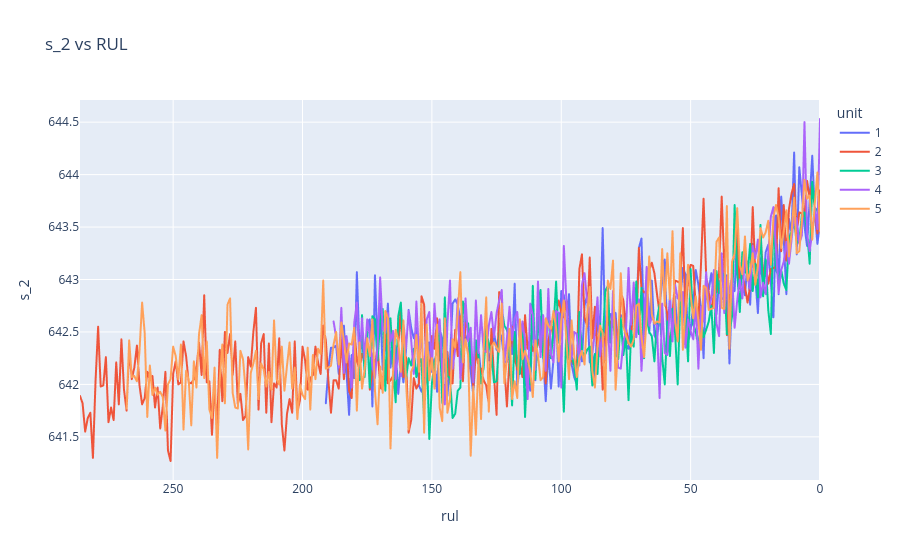
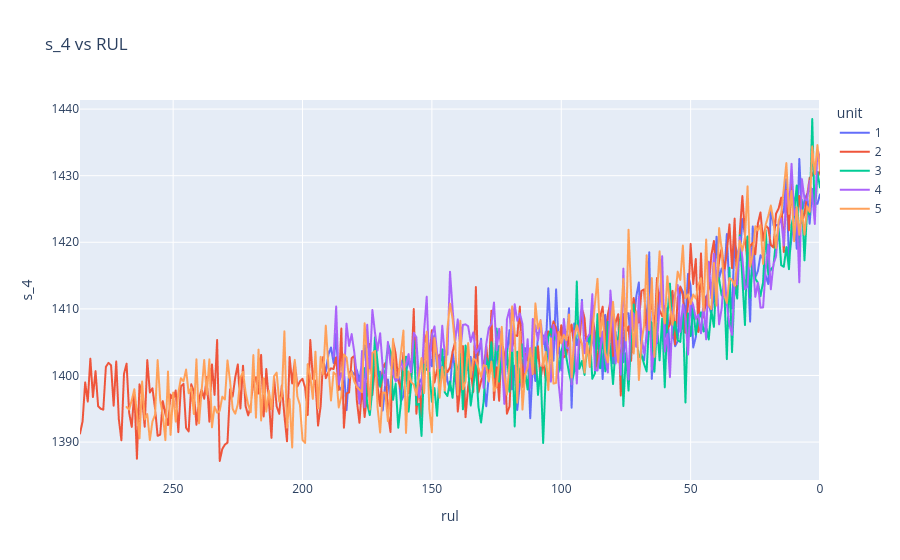
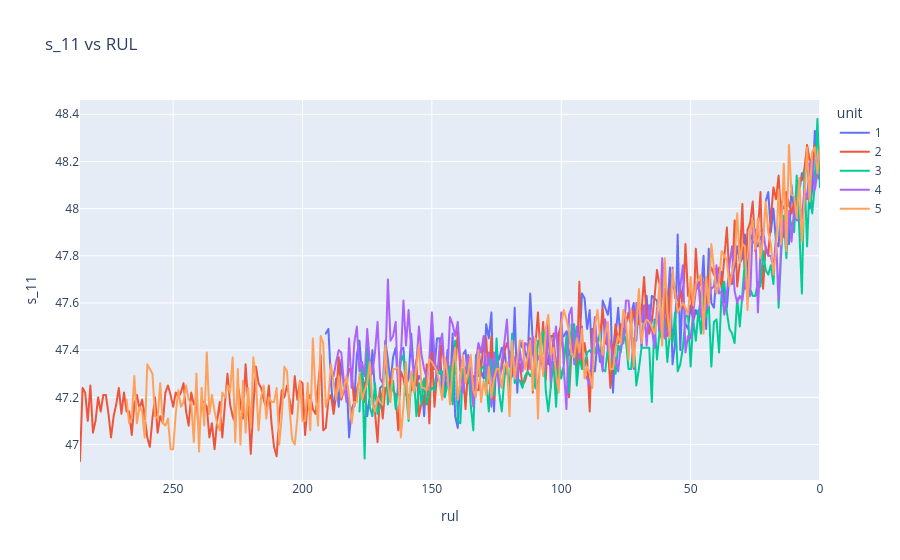
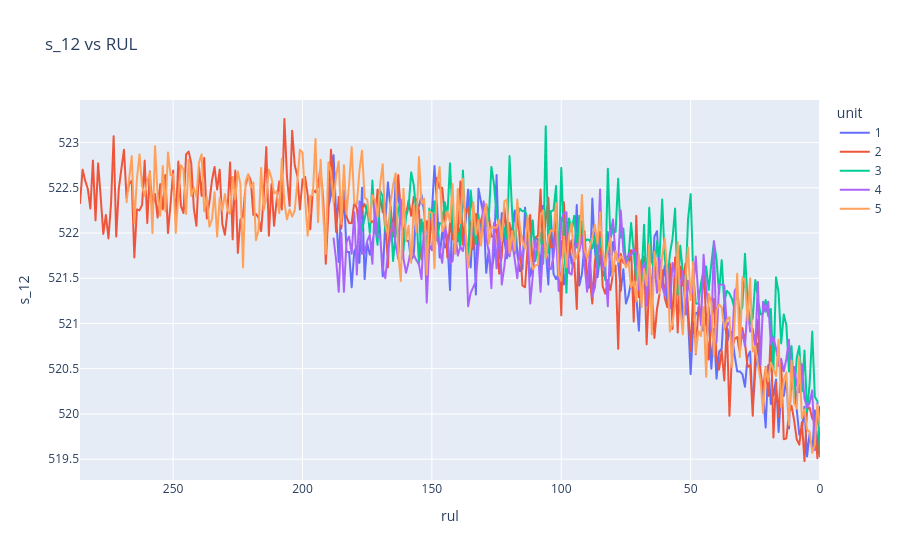

Write notebook code for charts like these, in order.
### Markdown cell above
Watch sensors drift toward failure

### Code cell
sample = train[train["unit"].isin([1, 2, 3, 4, 5])]
for s in ["s_2", "s_4", "s_11", "s_12"]:
    fig = px.line(sample, x="rul", y=s, color="unit", title=f"{s} vs RUL")
    fig.update_xaxes(autorange="reversed")  # failure at the right edge
    fig.show()

### Figure 1 — Plotly figure (JSON) as saved in the notebook; plotly's stock layout.template omitted (floating-point values rounded to 4 significant figures; data arrays with more than 128 entries replaced by an {"elided": "..."} marker saying what was removed)
{"data": [{"hovertemplate": "unit=1<br>rul=%{x}<br>s_2=%{y}<extra></extra>", "legendgroup": "1", "line": {"color": "#636efa", "dash": "solid"}, "marker": {"symbol": "circle"}, "mode": "lines", "name": "1", "showlegend": true, "type": "scattergl", "x": {"elided": "192 int values"}, "xaxis": "x", "y": {"elided": "192 float values"}, "yaxis": "y"}, {"hovertemplate": "unit=2<br>rul=%{x}<br>s_2=%{y}<extra></extra>", "legendgroup": "2", "line": {"color": "#EF553B", "dash": "solid"}, "marker": {"symbol": "circle"}, "mode": "lines", "name": "2", "showlegend": true, "type": "scattergl", "x": {"elided": "287 int values"}, "xaxis": "x", "y": {"elided": "287 float values"}, "yaxis": "y"}, {"hovertemplate": "unit=3<br>rul=%{x}<br>s_2=%{y}<extra></extra>", "legendgroup": "3", "line": {"color": "#00cc96", "dash": "solid"}, "marker": {"symbol": "circle"}, "mode": "lines", "name": "3", "showlegend": true, "type": "scattergl", "x": {"elided": "179 int values"}, "xaxis": "x", "y": {"elided": "179 float values"}, "yaxis": "y"}, {"hovertemplate": "unit=4<br>rul=%{x}<br>s_2=%{y}<extra></extra>", "legendgroup": "4", "line": {"color": "#ab63fa", "dash": "solid"}, "marker": {"symbol": "circle"}, "mode": "lines", "name": "4", "showlegend": true, "type": "scattergl", "x": {"elided": "189 int values"}, "xaxis": "x", "y": {"elided": "189 float values"}, "yaxis": "y"}, {"hovertemplate": "unit=5<br>rul=%{x}<br>s_2=%{y}<extra></extra>", "legendgroup": "5", "line": {"color": "#FFA15A", "dash": "solid"}, "marker": {"symbol": "circle"}, "mode": "lines", "name": "5", "showlegend": true, "type": "scattergl", "x": {"elided": "269 int values"}, "xaxis": "x", "y": {"elided": "269 float values"}, "yaxis": "y"}], "layout": {"legend": {"title": {"text": "unit"}, "tracegroupgap": 0}, "title": {"text": "s_2 vs RUL"}, "xaxis": {"anchor": "y", "autorange": "reversed", "domain": [0, 1], "title": {"text": "rul"}}, "yaxis": {"anchor": "x", "domain": [0, 1], "title": {"text": "s_2"}}}}

### Figure 2 — Plotly figure (JSON) as saved in the notebook; plotly's stock layout.template omitted (floating-point values rounded to 4 significant figures; data arrays with more than 128 entries replaced by an {"elided": "..."} marker saying what was removed)
{"data": [{"hovertemplate": "unit=1<br>rul=%{x}<br>s_4=%{y}<extra></extra>", "legendgroup": "1", "line": {"color": "#636efa", "dash": "solid"}, "marker": {"symbol": "circle"}, "mode": "lines", "name": "1", "showlegend": true, "type": "scattergl", "x": {"elided": "192 int values"}, "xaxis": "x", "y": {"elided": "192 float values"}, "yaxis": "y"}, {"hovertemplate": "unit=2<br>rul=%{x}<br>s_4=%{y}<extra></extra>", "legendgroup": "2", "line": {"color": "#EF553B", "dash": "solid"}, "marker": {"symbol": "circle"}, "mode": "lines", "name": "2", "showlegend": true, "type": "scattergl", "x": {"elided": "287 int values"}, "xaxis": "x", "y": {"elided": "287 float values"}, "yaxis": "y"}, {"hovertemplate": "unit=3<br>rul=%{x}<br>s_4=%{y}<extra></extra>", "legendgroup": "3", "line": {"color": "#00cc96", "dash": "solid"}, "marker": {"symbol": "circle"}, "mode": "lines", "name": "3", "showlegend": true, "type": "scattergl", "x": {"elided": "179 int values"}, "xaxis": "x", "y": {"elided": "179 float values"}, "yaxis": "y"}, {"hovertemplate": "unit=4<br>rul=%{x}<br>s_4=%{y}<extra></extra>", "legendgroup": "4", "line": {"color": "#ab63fa", "dash": "solid"}, "marker": {"symbol": "circle"}, "mode": "lines", "name": "4", "showlegend": true, "type": "scattergl", "x": {"elided": "189 int values"}, "xaxis": "x", "y": {"elided": "189 float values"}, "yaxis": "y"}, {"hovertemplate": "unit=5<br>rul=%{x}<br>s_4=%{y}<extra></extra>", "legendgroup": "5", "line": {"color": "#FFA15A", "dash": "solid"}, "marker": {"symbol": "circle"}, "mode": "lines", "name": "5", "showlegend": true, "type": "scattergl", "x": {"elided": "269 int values"}, "xaxis": "x", "y": {"elided": "269 float values"}, "yaxis": "y"}], "layout": {"legend": {"title": {"text": "unit"}, "tracegroupgap": 0}, "title": {"text": "s_4 vs RUL"}, "xaxis": {"anchor": "y", "autorange": "reversed", "domain": [0, 1], "title": {"text": "rul"}}, "yaxis": {"anchor": "x", "domain": [0, 1], "title": {"text": "s_4"}}}}

### Figure 3 — Plotly figure (JSON) as saved in the notebook; plotly's stock layout.template omitted (floating-point values rounded to 4 significant figures; data arrays with more than 128 entries replaced by an {"elided": "..."} marker saying what was removed)
{"data": [{"hovertemplate": "unit=1<br>rul=%{x}<br>s_11=%{y}<extra></extra>", "legendgroup": "1", "line": {"color": "#636efa", "dash": "solid"}, "marker": {"symbol": "circle"}, "mode": "lines", "name": "1", "showlegend": true, "type": "scattergl", "x": {"elided": "192 int values"}, "xaxis": "x", "y": {"elided": "192 float values"}, "yaxis": "y"}, {"hovertemplate": "unit=2<br>rul=%{x}<br>s_11=%{y}<extra></extra>", "legendgroup": "2", "line": {"color": "#EF553B", "dash": "solid"}, "marker": {"symbol": "circle"}, "mode": "lines", "name": "2", "showlegend": true, "type": "scattergl", "x": {"elided": "287 int values"}, "xaxis": "x", "y": {"elided": "287 float values"}, "yaxis": "y"}, {"hovertemplate": "unit=3<br>rul=%{x}<br>s_11=%{y}<extra></extra>", "legendgroup": "3", "line": {"color": "#00cc96", "dash": "solid"}, "marker": {"symbol": "circle"}, "mode": "lines", "name": "3", "showlegend": true, "type": "scattergl", "x": {"elided": "179 int values"}, "xaxis": "x", "y": {"elided": "179 float values"}, "yaxis": "y"}, {"hovertemplate": "unit=4<br>rul=%{x}<br>s_11=%{y}<extra></extra>", "legendgroup": "4", "line": {"color": "#ab63fa", "dash": "solid"}, "marker": {"symbol": "circle"}, "mode": "lines", "name": "4", "showlegend": true, "type": "scattergl", "x": {"elided": "189 int values"}, "xaxis": "x", "y": {"elided": "189 float values"}, "yaxis": "y"}, {"hovertemplate": "unit=5<br>rul=%{x}<br>s_11=%{y}<extra></extra>", "legendgroup": "5", "line": {"color": "#FFA15A", "dash": "solid"}, "marker": {"symbol": "circle"}, "mode": "lines", "name": "5", "showlegend": true, "type": "scattergl", "x": {"elided": "269 int values"}, "xaxis": "x", "y": {"elided": "269 float values"}, "yaxis": "y"}], "layout": {"legend": {"title": {"text": "unit"}, "tracegroupgap": 0}, "title": {"text": "s_11 vs RUL"}, "xaxis": {"anchor": "y", "autorange": "reversed", "domain": [0, 1], "title": {"text": "rul"}}, "yaxis": {"anchor": "x", "domain": [0, 1], "title": {"text": "s_11"}}}}

### Figure 4 — Plotly figure (JSON) as saved in the notebook; plotly's stock layout.template omitted (floating-point values rounded to 4 significant figures; data arrays with more than 128 entries replaced by an {"elided": "..."} marker saying what was removed)
{"data": [{"hovertemplate": "unit=1<br>rul=%{x}<br>s_12=%{y}<extra></extra>", "legendgroup": "1", "line": {"color": "#636efa", "dash": "solid"}, "marker": {"symbol": "circle"}, "mode": "lines", "name": "1", "showlegend": true, "type": "scattergl", "x": {"elided": "192 int values"}, "xaxis": "x", "y": {"elided": "192 float values"}, "yaxis": "y"}, {"hovertemplate": "unit=2<br>rul=%{x}<br>s_12=%{y}<extra></extra>", "legendgroup": "2", "line": {"color": "#EF553B", "dash": "solid"}, "marker": {"symbol": "circle"}, "mode": "lines", "name": "2", "showlegend": true, "type": "scattergl", "x": {"elided": "287 int values"}, "xaxis": "x", "y": {"elided": "287 float values"}, "yaxis": "y"}, {"hovertemplate": "unit=3<br>rul=%{x}<br>s_12=%{y}<extra></extra>", "legendgroup": "3", "line": {"color": "#00cc96", "dash": "solid"}, "marker": {"symbol": "circle"}, "mode": "lines", "name": "3", "showlegend": true, "type": "scattergl", "x": {"elided": "179 int values"}, "xaxis": "x", "y": {"elided": "179 float values"}, "yaxis": "y"}, {"hovertemplate": "unit=4<br>rul=%{x}<br>s_12=%{y}<extra></extra>", "legendgroup": "4", "line": {"color": "#ab63fa", "dash": "solid"}, "marker": {"symbol": "circle"}, "mode": "lines", "name": "4", "showlegend": true, "type": "scattergl", "x": {"elided": "189 int values"}, "xaxis": "x", "y": {"elided": "189 float values"}, "yaxis": "y"}, {"hovertemplate": "unit=5<br>rul=%{x}<br>s_12=%{y}<extra></extra>", "legendgroup": "5", "line": {"color": "#FFA15A", "dash": "solid"}, "marker": {"symbol": "circle"}, "mode": "lines", "name": "5", "showlegend": true, "type": "scattergl", "x": {"elided": "269 int values"}, "xaxis": "x", "y": {"elided": "269 float values"}, "yaxis": "y"}], "layout": {"legend": {"title": {"text": "unit"}, "tracegroupgap": 0}, "title": {"text": "s_12 vs RUL"}, "xaxis": {"anchor": "y", "autorange": "reversed", "domain": [0, 1], "title": {"text": "rul"}}, "yaxis": {"anchor": "x", "domain": [0, 1], "title": {"text": "s_12"}}}}
